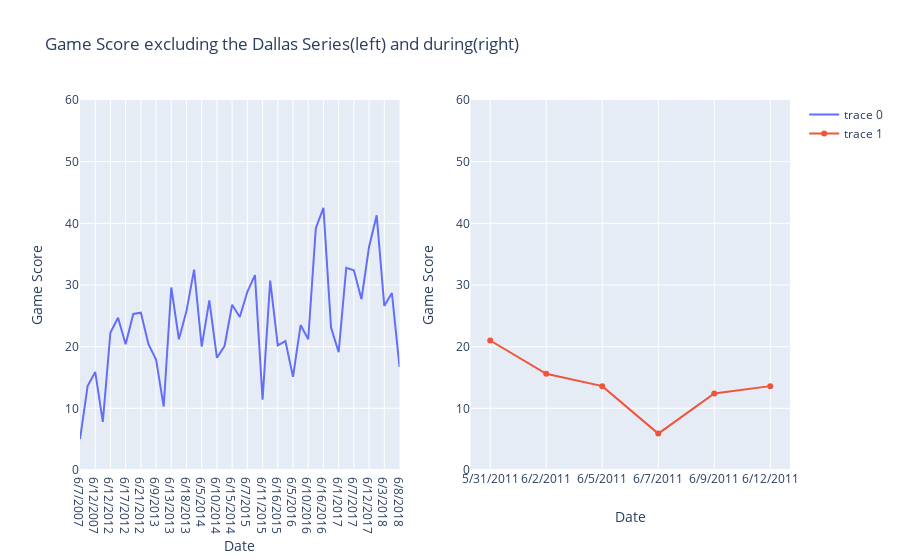

Notebook cell for this chart:
### Code cell
from plotly.subplots import make_subplots
import plotly.graph_objects as go
fig = make_subplots(rows=1, cols=2)

fig.add_trace(
    go.Scatter(x=df2.Date, y=df2.GmSc),
    row=1, col=1
)

fig.add_trace(
    go.Scatter(x=df3.Date, y=df3.GmSc),
    row=1, col=2
)

fig.update_layout(
    title_text=("Game Score excluding the Dallas Series(left) and during(right)")
)
fig.update_xaxes(title_text="Date", row=1, col=1)
fig.update_xaxes(title_text="Date", row=1, col=2)
fig.update_yaxes(title_text="Game Score")
fig.update_yaxes(range=[0,60])

fig.show()
#Lebron's average Game Score in 2007 was lower than in 2011 against Dallas--however, that was his first time playing
#in the NBA finals and he was only in his third year.

### Figure 1 — Plotly figure (JSON) as saved in the notebook; plotly's stock layout.template omitted (floating-point values rounded to 4 significant figures)
{"data": [{"type": "scatter", "x": ["6/7/2007", "6/10/2007", "6/12/2007", "6/14/2007", "6/12/2012", "6/14/2012", "6/17/2012", "6/19/2012", "6/21/2012", "6/6/2013", "6/9/2013", "6/11/2013", "6/13/2013", "6/16/2013", "6/18/2013", "6/20/2013", "6/5/2014", "6/8/2014", "6/10/2014", "6/12/2014", "6/15/2014", "6/4/2015", "6/7/2015", "6/9/2015", "6/11/2015", "6/14/2015", "6/16/2015", "6/2/2016", "6/5/2016", "6/8/2016", "6/10/2016", "6/13/2016", "6/16/2016", "6/19/2016", "6/1/2017", "6/4/2017", "6/7/2017", "6/9/2017", "6/12/2017", "5/31/2018", "6/3/2018", "6/6/2018", "6/8/2018"], "xaxis": "x", "y": [5, 13.6, 15.9, 7.8, 22.3, 24.7, 20.4, 25.3, 25.5, 20.4, 17.9, 10.3, 29.6, 21.2, 25.8, 32.5, 20, 27.5, 18.2, 20.1, 26.8, 24.8, 28.9, 31.6, 11.4, 30.7, 20.2, 20.9, 15.1, 23.5, 21.2, 39.2, 42.5, 23.1, 19.1, 32.8, 32.4, 27.7, 36.2, 41.3, 26.6, 28.7, 16.7], "yaxis": "y"}, {"type": "scatter", "x": ["5/31/2011", "6/2/2011", "6/5/2011", "6/7/2011", "6/9/2011", "6/12/2011"], "xaxis": "x2", "y": [21, 15.6, 13.6, 5.9, 12.4, 13.6], "yaxis": "y2"}], "layout": {"title": {"text": "Game Score excluding the Dallas Series(left) and during(right)"}, "xaxis": {"anchor": "y", "domain": [0, 0.45], "title": {"text": "Date"}}, "xaxis2": {"anchor": "y2", "domain": [0.55, 1], "title": {"text": "Date"}}, "yaxis": {"anchor": "x", "domain": [0, 1], "range": [0, 60], "title": {"text": "Game Score"}}, "yaxis2": {"anchor": "x2", "domain": [0, 1], "range": [0, 60], "title": {"text": "Game Score"}}}}
